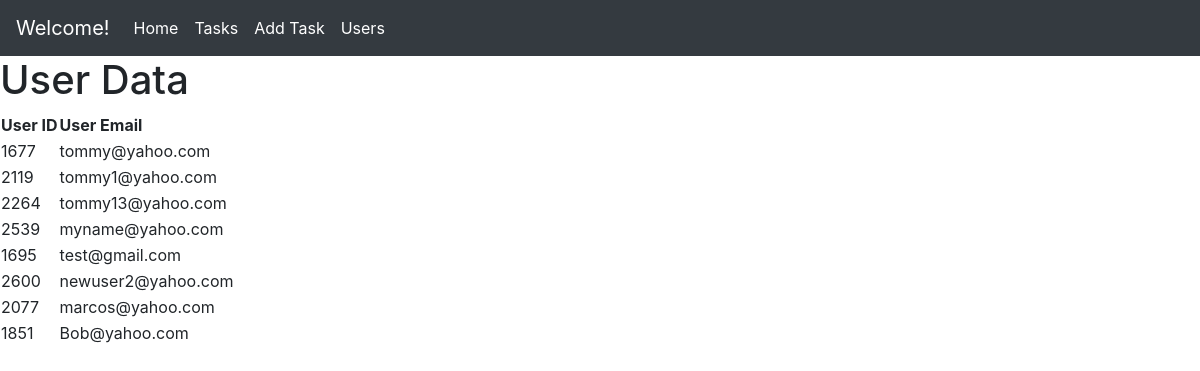
/users, run on an earlier commit of the app's database.
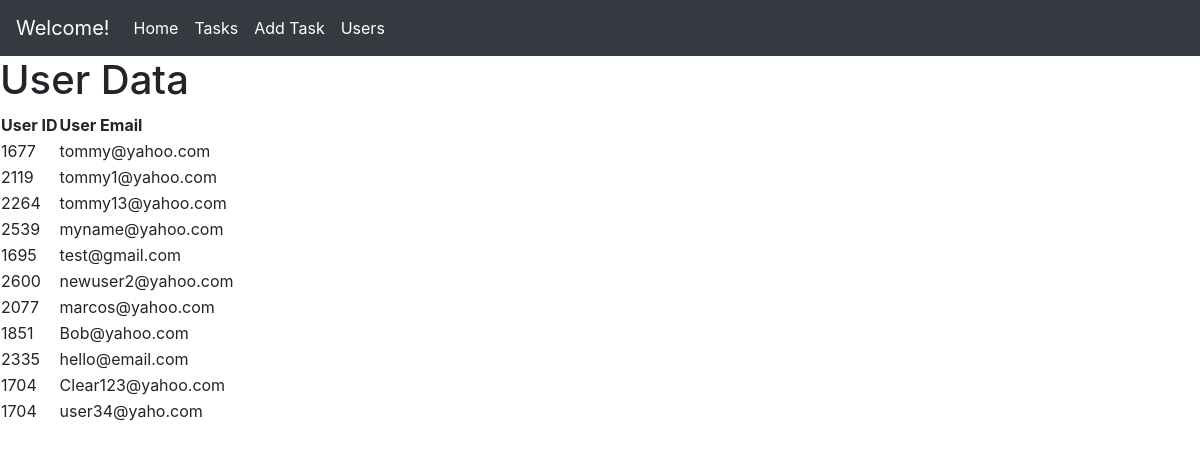
And on a later commit of the database.
### tables this page shows
CREATE TABLE users (
            id INTEGER ,
            email text PRIMARY KEY NOT NULL,
            password text NOT NULL
            );

### myapp.py (the view)
@app.route("/users")
def display_users():
    cur.execute('SELECT * FROM users')
    rows = cur.fetchall()
    return render_template('showusers.html', usr=rows)

### templates/showusers.html (shortened to what this page needs)
{% extends "base.html" %}
{% block content %}
<html>
<head>
</head>
<body>
    <h1>User Data</h1>
    <table>
        <tr>
            <th>User ID</th>
            <th>User Email</th>
        </tr>
        {% for user in usr %}
        <tr>
            <td>{{ user[0] }}</td>
            <td>{{ user[1] }}</td>
        </tr>
        {% endfor %}
    </table>
</body>
</html>
{% endblock %}

### templates/base.html (shortened to what this page needs)
<!doctype html>
<html>
    <head>
        <link rel="stylesheet" href="https://cdn.jsdelivr.net/npm/bootstrap@4.0.0/dist/css/bootstrap.min.css">
    </head>
    <body>
        <nav class="navbar navbar-expand-lg navbar-dark bg-dark">
            <a class="navbar-brand" href="#">Welcome!</a>
            <div class="collapse navbar-collapse" id="navbarSupportedContent">
              <ul class="navbar-nav mr-auto">
                <li class="nav-item active">
                  <a class="nav-link" href="{{url_for('login')}}">Home <span class="sr-only">(current)</span></a>
                </li>
                <li class="nav-item">
                  <a class="nav-link active" href="{{url_for('items')}}">Tasks</a>
                </li>
                <li class="nav-item">
                  <a class="nav-link active" href="/">Add Task</a>
                </li>
                <li class="nav-item">
                  <a class="nav-link active" href="{{url_for('display_users')}}">Users</a>
                </li>
              </ul>
            </div>
          </nav>
        {% block content %}
        {% endblock %}
    </body>
</html>

What changed in the data, as far as the page shows it:
added users: id "2335", email "hello@email.com"
added users: id "1704", email "Clear123@yahoo.com"
added users: id "1704", email "user34@yaho.com"
